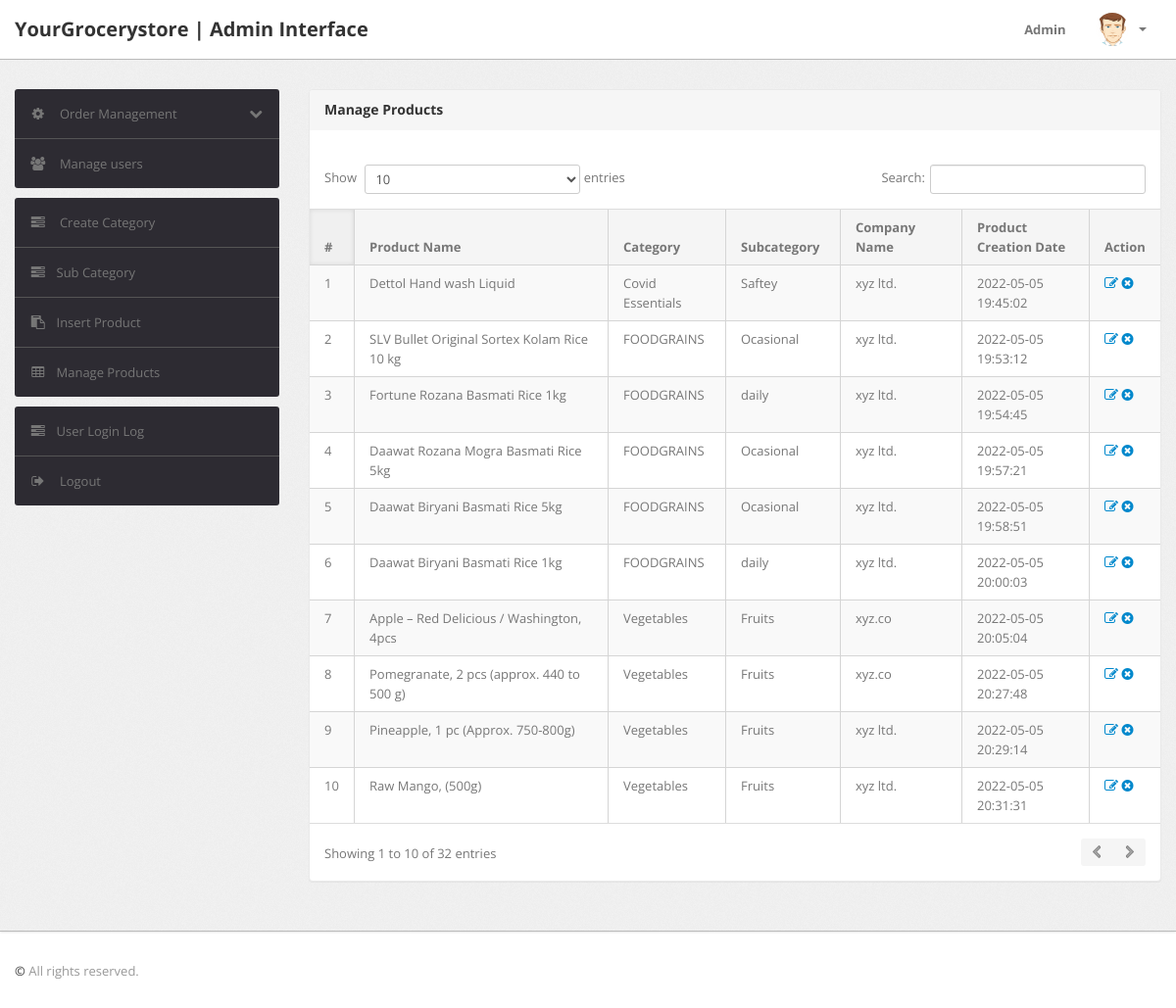
/shopping/admin/manage-products.php (signed in), run on the app's committed database.
### tables this page shows
CREATE TABLE `products` (
  `id` int(11) NOT NULL,
  `category` int(11) NOT NULL,
  `subCategory` int(11) DEFAULT NULL,
  `productName` varchar(255) DEFAULT NULL,
  `productCompany` varchar(255) DEFAULT NULL,
  `productPrice` int(11) DEFAULT NULL,
  `productPriceBeforeDiscount` int(11) DEFAULT NULL,
  `productDescription` longtext DEFAULT NULL,
  `productImage1` varchar(255) DEFAULT NULL,
  `productImage2` varchar(255) DEFAULT NULL,
  `productImage3` varchar(255) DEFAULT NULL,
  `shippingCharge` int(11) DEFAULT NULL,
  `productAvailability` varchar(255) DEFAULT NULL,
  `postingDate` timestamp NULL DEFAULT current_timestamp(),
  `updationDate` varchar(255) DEFAULT NULL
);

CREATE TABLE `category` (
  `id` int(11) NOT NULL,
  `categoryName` varchar(255) DEFAULT NULL,
  `categoryDescription` longtext DEFAULT NULL,
  `creationDate` timestamp NOT NULL DEFAULT current_timestamp(),
  `updationDate` varchar(255) DEFAULT NULL
);

CREATE TABLE `subcategory` (
  `id` int(11) NOT NULL,
  `categoryid` int(11) DEFAULT NULL,
  `subcategory` varchar(255) DEFAULT NULL,
  `creationDate` timestamp NULL DEFAULT current_timestamp(),
  `updationDate` varchar(255) DEFAULT NULL
);

### shopping/admin/manage-products.php (the view, shortened to what this page needs)
<?php
include('include/config.php');
if(strlen($_SESSION['alogin'])==0)
	{
header('location:index.php');
}
else{
?>
<!DOCTYPE html>
<html lang="en">
<head>
	<link type="text/css" href="bootstrap/css/bootstrap.min.css" rel="stylesheet">
	<link type="text/css" href="bootstrap/css/bootstrap-responsive.min.css" rel="stylesheet">
	<link type="text/css" href="css/theme.css" rel="stylesheet">
	<link type="text/css" href="images/icons/css/font-awesome.css" rel="stylesheet">
</head>
<body>
<?php include('include/header.php');?>
	<div class="wrapper">
		<div class="container">
			<div class="row">
<?php include('include/sidebar.php');?>
			<div class="span9">
					<div class="content">
	<div class="module">
							<div class="module-head">
								<h3>Manage Products</h3>
							</div>
							<div class="module-body table">
									<br />
								<table cellpadding="0" cellspacing="0" border="0" class="datatable-1 table table-bordered table-striped	 display" width="100%">
									<thead>
										<tr>
											<th>#</th>
											<th>Product Name</th>
											<th>Category </th>
											<th>Subcategory</th>
											<th>Company Name</th>
											<th>Product Creation Date</th>
											<th>Action</th>
										</tr>
									</thead>
									<tbody>
<?php $query=mysqli_query($con,"select products.*,category.categoryName,subcategory.subcategory from products join category on category.id=products.category join subcategory on subcategory.id=products.subCategory");
$cnt=1;
while($row=mysqli_fetch_array($query))
{
?>
										<tr>
											<td><?php echo htmlentities($cnt);?></td>
											<td><?php echo htmlentities($row['productName']);?></td>
											<td><?php echo htmlentities($row['categoryName']);?></td>
											<td> <?php echo htmlentities($row['subcategory']);?></td>
											<td><?php echo htmlentities($row['productCompany']);?></td>
											<td><?php echo htmlentities($row['postingDate']);?></td>
											<td>
											<a href="edit-products.php?id=<?php echo $row['id']?>" ><i class="icon-edit"></i></a>
											<a href="manage-products.php?id=<?php echo $row['id']?>&del=delete" onClick="return confirm('Are you sure you want to delete?')"><i class="icon-remove-sign"></i></a></td>
										</tr>
										<?php $cnt=$cnt+1; } ?>
								</table>
							</div>
						</div>
					</div>
				</div>
			</div>
		</div>
	</div>
<?php include('include/footer.php');?>
</body>
<?php } ?>

### data on the page
products: productName "Dettol Hand wash Liquid", category.categoryName "Covid Essentials", subcategory.subcategory "Saftey", productCompany "xyz ltd.", postingDate "2022-05-05 19:45:02"
products: productName "SLV Bullet Original Sortex Kolam Rice 10 kg", category.categoryName "FOODGRAINS", subcategory.subcategory "Ocasional", productCompany "xyz ltd.", postingDate "2022-05-05 19:53:12"
products: productName "Fortune Rozana Basmati Rice 1kg", category.categoryName "FOODGRAINS", subcategory.subcategory "daily", productCompany "xyz ltd.", postingDate "2022-05-05 19:54:45"
products: productName "Daawat Rozana Mogra Basmati Rice 5kg", category.categoryName "FOODGRAINS", subcategory.subcategory "Ocasional", productCompany "xyz ltd.", postingDate "2022-05-05 19:57:21"
products: productName "Daawat Biryani Basmati Rice 5kg", category.categoryName "FOODGRAINS", subcategory.subcategory "Ocasional", productCompany "xyz ltd.", postingDate "2022-05-05 19:58:51"
products: productName "Daawat Biryani Basmati Rice 1kg", category.categoryName "FOODGRAINS", subcategory.subcategory "daily", productCompany "xyz ltd.", postingDate "2022-05-05 20:00:03"
products: productName "Apple – Red Delicious / Washington, 4pcs", category.categoryName "Vegetables", subcategory.subcategory "Fruits", productCompany "xyz.co", postingDate "2022-05-05 20:05:04"
products: productName "Pomegranate, 2 pcs (approx. 440 to 500 g)", category.categoryName "Vegetables", subcategory.subcategory "Fruits", productCompany "xyz.co", postingDate "2022-05-05 20:27:48"
products: productName "Pineapple, 1 pc (Approx. 750-800g)", category.categoryName "Vegetables", subcategory.subcategory "Fruits", productCompany "xyz ltd.", postingDate "2022-05-05 20:29:14"
products: productName "Raw Mango, (500g)", category.categoryName "Vegetables", subcategory.subcategory "Fruits", productCompany "xyz ltd.", postingDate "2022-05-05 20:31:31"
